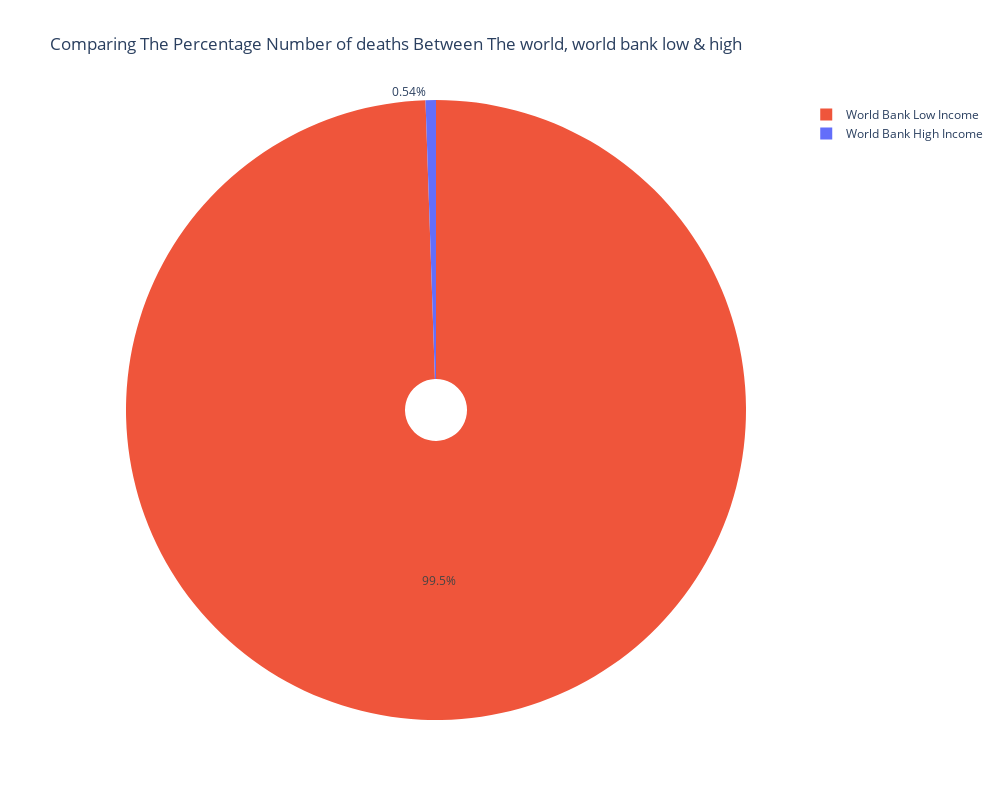

Write notebook code for a chart like this one.
### Markdown cell above
<span style="color:#0F3460;font-size:19px; font-weight: bold;">4.3 displaying years, death after 2009 in bar chart </span>

### Code cell
fig = px.pie(
    df_cSummery3 , names='Entity' , values='Unsafe water source',color='Entity',
    title='Comparing The Percentage Number of deaths Between The world, world bank low & high',
    width=1000,
    height=800,
    hole=0.1
)
fig.show()

### Figure 1 — Plotly figure (JSON) as saved in the notebook; plotly's stock layout.template omitted (floating-point values rounded to 4 significant figures)
{"data": [{"customdata": [["World Bank High Income"], ["World Bank Low Income"]], "domain": {"x": [0, 1], "y": [0, 1]}, "hole": 0.1, "hovertemplate": "Entity=%{customdata[0]}<br>Unsafe water source=%{value}<extra></extra>", "labels": ["World Bank High Income", "World Bank Low Income"], "legendgroup": "", "marker": {"colors": ["#636efa", "#EF553B"]}, "name": "", "showlegend": true, "type": "pie", "values": [65921, 12139832]}], "layout": {"height": 800, "legend": {"tracegroupgap": 0}, "title": {"text": "Comparing The Percentage Number of deaths Between The world, world bank low & high"}, "width": 1000}}
